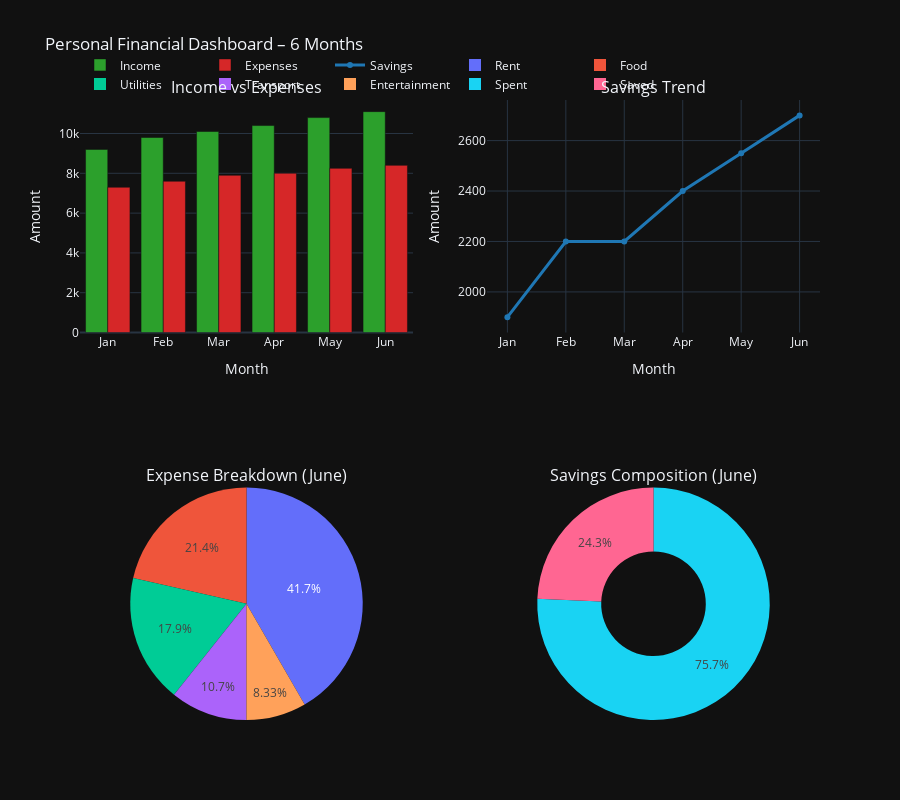

The notebook cell this image was saved under:
### Markdown cell above
### 📝 Exercise 2 – 3-Chart Dashboard: Personal Budget

**Goal:** Create a small interactive financial dashboard combining bar, line, and pie charts in a single Plotly figure with subplots.

**Tasks:**
- Prepare 6 months of data: `months`, `income`, `expenses`, and compute `savings` as `income - expenses`.
- Use `make_subplots` to create a 2×2 grid of subplots where:
  - Subplot (row=1, col=1): **Bar chart** comparing `Income` vs `Expenses` per month.
  - Subplot (row=1, col=2): **Line chart** (`go.Scatter`) showing `Savings` over the 6 months.
  - Subplot (row=2, col=1..2): **Pie chart** (`go.Pie`) showing one month’s expense breakdown (e.g. Food, Rent, Transport, Entertainment).
- Add a general title (e.g. *Personal Financial Dashboard – 6 Months*) and axis labels where appropriate.
- Make sure the legend is visible and that hovering each trace shows meaningful information.

**Reflection (write in a separate cell or as comments):**
- In which month do you save the most? What insights does the dashboard give about your financial behavior?

### Code cell
# Exercise 2 – 3-Chart Dashboard: Personal Budget
import plotly.graph_objects as go
from plotly.subplots import make_subplots
import pandas as pd
from pathlib import Path

out_dir = Path("export")
out_dir.mkdir(exist_ok=True)

months = ["Jan", "Feb", "Mar", "Apr", "May", "Jun"]
income = [9200, 9800, 10100, 10400, 10800, 11100]
expenses = [7300, 7600, 7900, 8000, 8250, 8400]
savings = [i - e for i, e in zip(income, expenses)]

budget_df = pd.DataFrame({
    "Month": months,
    "Income": income,
    "Expenses": expenses,
    "Savings": savings,
})

expense_breakdown_labels = ["Rent", "Food", "Transport", "Entertainment", "Utilities"]
expense_breakdown_values = [3500, 1800, 900, 700, 1500]  # example for June

fig_dashboard = make_subplots(
    rows=2,
    cols=2,
    specs=[[{"type": "xy"}, {"type": "xy"}], [{"type": "domain"}, {"type": "domain"}]],
    subplot_titles=(
        "Income vs Expenses",
        "Savings Trend",
        "Expense Breakdown (June)",
        "Savings Composition (June)",
    ),
)

fig_dashboard.add_trace(
    go.Bar(name="Income", x=months, y=income, marker_color="#2ca02c"),
    row=1,
    col=1,
)
fig_dashboard.add_trace(
    go.Bar(name="Expenses", x=months, y=expenses, marker_color="#d62728"),
    row=1,
    col=1,
)

fig_dashboard.add_trace(
    go.Scatter(name="Savings", x=months, y=savings, mode="lines+markers", line=dict(color="#1f77b4", width=3)),
    row=1,
    col=2,
)

fig_dashboard.add_trace(
    go.Pie(labels=expense_breakdown_labels, values=expense_breakdown_values, name="Expenses"),
    row=2,
    col=1,
)

fig_dashboard.add_trace(
    go.Pie(labels=["Saved", "Spent"], values=[savings[-1], expenses[-1]], name="June split", hole=0.45),
    row=2,
    col=2,
)

fig_dashboard.update_layout(
    title="Personal Financial Dashboard – 6 Months",
    template="plotly_dark",
    height=800,
    barmode="group",
    legend=dict(orientation="h", y=1.08),
)
fig_dashboard.update_xaxes(title_text="Month", row=1, col=1)
fig_dashboard.update_xaxes(title_text="Month", row=1, col=2)
fig_dashboard.update_yaxes(title_text="Amount", row=1, col=1)
fig_dashboard.update_yaxes(title_text="Amount", row=1, col=2)

fig_dashboard.write_html(out_dir / "ex2_budget_dashboard.html", include_plotlyjs="cdn")
fig_dashboard.show()

budget_df

### Figure 1 — Plotly figure (JSON) as saved in the notebook; plotly's stock layout.template omitted (floating-point values rounded to 4 significant figures)
{"data": [{"marker": {"color": "#2ca02c"}, "name": "Income", "type": "bar", "x": ["Jan", "Feb", "Mar", "Apr", "May", "Jun"], "xaxis": "x", "y": [9200, 9800, 10100, 10400, 10800, 11100], "yaxis": "y"}, {"marker": {"color": "#d62728"}, "name": "Expenses", "type": "bar", "x": ["Jan", "Feb", "Mar", "Apr", "May", "Jun"], "xaxis": "x", "y": [7300, 7600, 7900, 8000, 8250, 8400], "yaxis": "y"}, {"line": {"color": "#1f77b4", "width": 3}, "mode": "lines+markers", "name": "Savings", "type": "scatter", "x": ["Jan", "Feb", "Mar", "Apr", "May", "Jun"], "xaxis": "x2", "y": [1900, 2200, 2200, 2400, 2550, 2700], "yaxis": "y2"}, {"domain": {"x": [0, 0.45], "y": [0, 0.375]}, "labels": ["Rent", "Food", "Transport", "Entertainment", "Utilities"], "name": "Expenses", "type": "pie", "values": [3500, 1800, 900, 700, 1500]}, {"domain": {"x": [0.55, 1], "y": [0, 0.375]}, "hole": 0.45, "labels": ["Saved", "Spent"], "name": "June split", "type": "pie", "values": [2700, 8400]}], "layout": {"annotations": [{"font": {"size": 16}, "showarrow": false, "text": "Income vs Expenses", "x": 0.225, "xanchor": "center", "xref": "paper", "y": 1, "yanchor": "bottom", "yref": "paper"}, {"font": {"size": 16}, "showarrow": false, "text": "Savings Trend", "x": 0.775, "xanchor": "center", "xref": "paper", "y": 1, "yanchor": "bottom", "yref": "paper"}, {"font": {"size": 16}, "showarrow": false, "text": "Expense Breakdown (June)", "x": 0.225, "xanchor": "center", "xref": "paper", "y": 0.375, "yanchor": "bottom", "yref": "paper"}, {"font": {"size": 16}, "showarrow": false, "text": "Savings Composition (June)", "x": 0.775, "xanchor": "center", "xref": "paper", "y": 0.375, "yanchor": "bottom", "yref": "paper"}], "barmode": "group", "height": 800, "legend": {"orientation": "h", "y": 1.08}, "title": {"text": "Personal Financial Dashboard – 6 Months"}, "xaxis": {"anchor": "y", "domain": [0, 0.45], "title": {"text": "Month"}}, "xaxis2": {"anchor": "y2", "domain": [0.55, 1], "title": {"text": "Month"}}, "yaxis": {"anchor": "x", "domain": [0.625, 1], "title": {"text": "Amount"}}, "yaxis2": {"anchor": "x2", "domain": [0.625, 1], "title": {"text": "Amount"}}}}
